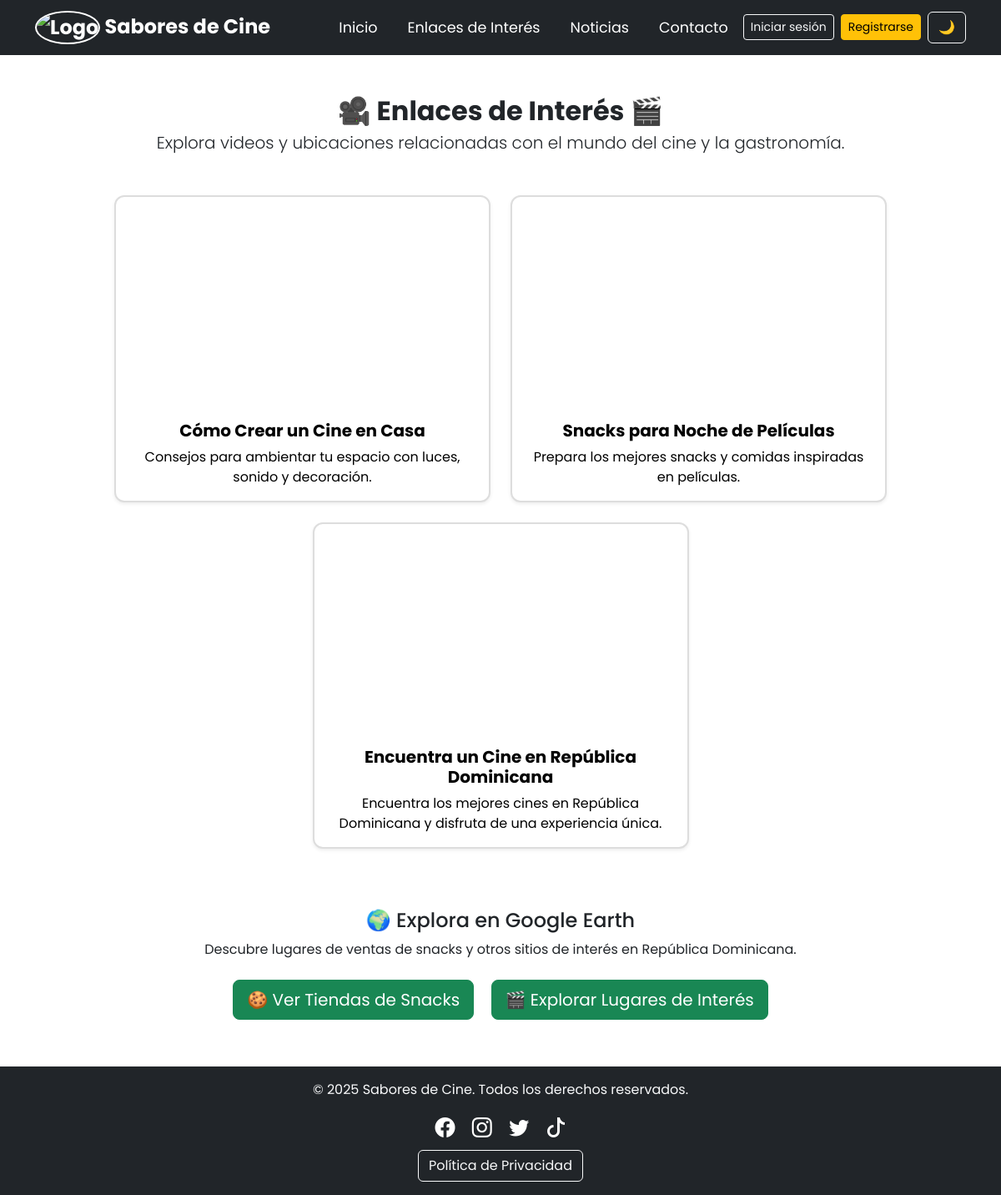
Page /enlaces/ on the committed database.
### saboresDeCine/models.py (models this page shows, shortened)
class EnlaceInteres(models.Model):
    titulo = models.CharField(max_length=200)
    descripcion = models.TextField(blank=True)
    tipo = models.CharField(max_length=10, choices=TIPO_ENLACE)
    embed_url = models.URLField(
    "Embed url",
    blank=True,
    null=True,
    help_text="Solo para tipo Video o Mapa. Debe ser un enlace tipo 'embed'"
)
    texto_boton = models.CharField(max_length=100, blank=True)
    url_externa = models.URLField(blank=True)
    orden = models.PositiveIntegerField(default=0)

### saboresDeCine/views.py (the view)
# urls.py: path('enlaces/', views.enlaces, name="enlaces"),
def enlaces(request):
    enlaces = EnlaceInteres.objects.order_by('orden')
    return render(request, 'enlaces.html', {'enlaces': enlaces})

### saboresDeCine/templates/enlaces.html
{% load static %}
{% include 'navBar.html' %}
<body>
    <div class="content-wrapper d-flex flex-column justify-content-between" style="min-height: 100vh;">
        <div class="container py-5">
            <div class="text-center mb-5">
                <h2 class="fw-bold mb-1">🎥 Enlaces de Interés 🎬</h2>
                <p class="lead">Explora videos y ubicaciones relacionadas con el mundo del cine y la gastronomía.</p>
            </div>
            <div class="row justify-content-center">
                {% for enlace in enlaces %}
                    {% if enlace.tipo == 'video' or enlace.tipo == 'mapa' %}
                        <div class="col-md-6 col-lg-5 mb-4">
                            <div class="card shadow-sm h-100">
                                <div class="ratio ratio-16x9">
                                    <iframe src="{{ enlace.embed_url }}" frameborder="0" allowfullscreen></iframe>
                                </div>
                                <div class="card-body text-center">
                                    <h5 class="card-title">{{ enlace.titulo }}</h5>
                                    <p class="card-text">{{ enlace.descripcion }}</p>
                                </div>
                            </div>
                        </div>
                    {% endif %}
                {% endfor %}
            </div>
            {% if enlaces|length > 0 %}
                <div class="text-center mt-5">
                    <h4>🌍 Explora en Google Earth</h4>
                    <p>Descubre lugares de ventas de snacks y otros sitios de interés en República Dominicana.</p>
                    {% for enlace in enlaces %}
                        {% if enlace.tipo == 'boton' %}
                            <a href="{{ enlace.url_externa }}" target="_blank" class="btn btn-success btn-lg m-2">
                                {{ enlace.texto_boton }}
                            </a>
                        {% endif %}
                    {% endfor %}
                </div>
            {% endif %}
        </div>
        {% include 'footer.html' %}
    </div>
</body>

### saboresDeCine/static/css/styles.css (style rules this page uses)
body { font-family: 'Poppins', sans-serif; transition: background-color 0.3s, color 0.3s; }
.btn { transition: all 0.3s ease-in-out; }
.card { transition: all 0.3s ease-in-out; border: 2px solid #ddd; border-radius: 12px; overflow: hidden; background-color: white; color: black; }
.card h5 { font-weight: bold; }

### rows in the picture
EnlaceInteres: titulo "Cómo Crear un Cine en Casa", descripcion "Consejos para ambientar tu espacio con luces, sonido y decoración."
EnlaceInteres: titulo "Snacks para Noche de Películas", descripcion "Prepara los mejores snacks y comidas inspiradas en películas."
EnlaceInteres: titulo "Encuentra un Cine en República Dominicana", descripcion "Encuentra los mejores cines en República Dominicana y disfruta de una experiencia única."
EnlaceInteres: texto_boton "🍪 Ver Tiendas de Snacks"
EnlaceInteres: texto_boton "🎬 Explorar Lugares de Interés"
